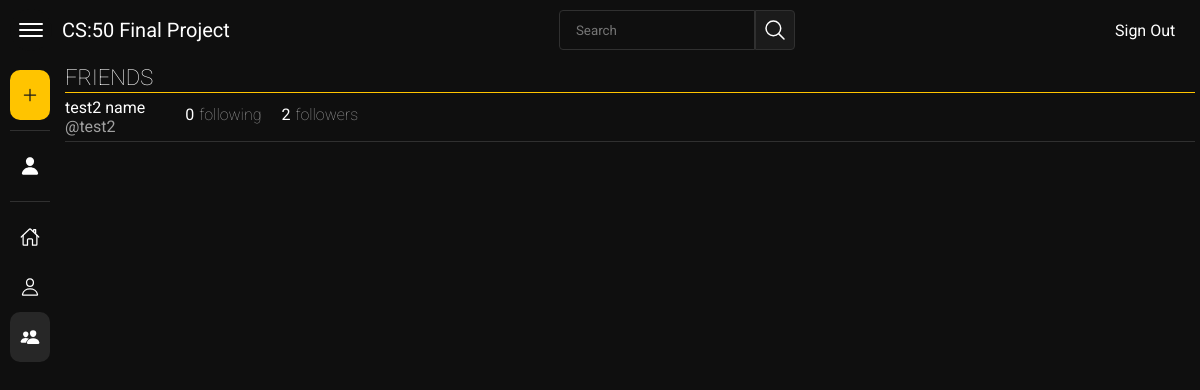
/friends (signed in), run on an earlier commit of the app's database.
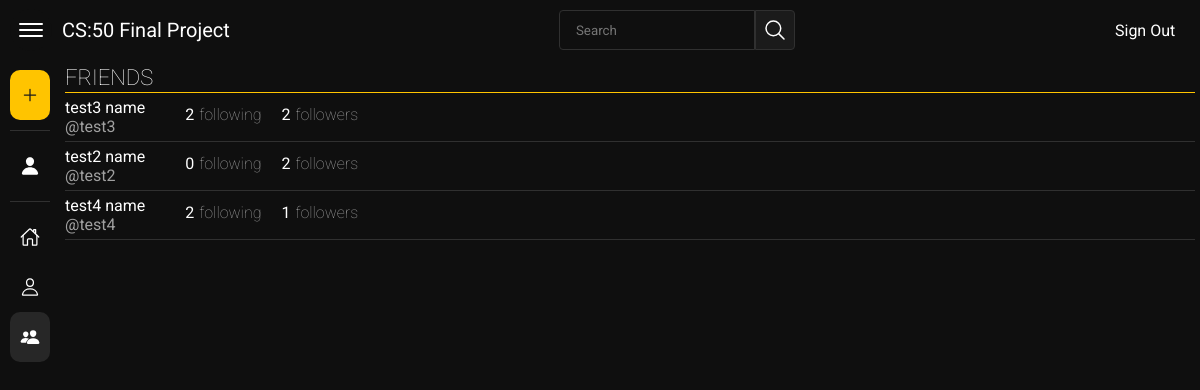
And on a later commit of the database.
### tables this page shows
CREATE TABLE "users" (
	"id"	INTEGER NOT NULL UNIQUE,
	"username"	TEXT NOT NULL UNIQUE,
	"name"	TEXT NOT NULL,
	"password_hash"	TEXT NOT NULL,
	"follower_count"	INTEGER NOT NULL DEFAULT 0,
	"following_count"	INTEGER NOT NULL DEFAULT 0,
	PRIMARY KEY("id")
);

### app.py (the view)
@app.route("/friends")
@login_required
def friends():
    friendsList = db.execute("SELECT username, name, follower_count, following_count FROM users JOIN following ON users.id=following.user_id WHERE follower_id = ?", session["user_id"])
    return render_template("friends.html", friendsActive = True, friendsList=friendsList)

### functions.py (called while the page is built)
def login_required(f):
    @wraps(f)
    def decorated_function(*args, **kwargs):
        if session.get("user_id") is None:
            return redirect("/")
        return f(*args, **kwargs)
    return decorated_function

### templates/friends.html (shortened to what this page needs)
{% extends "layout.html" %}
{% block main %}
    <div class="search-titles">
        FRIENDS
    </div>
    {% for friends in friendsList %}
        <div class="search-user-info-wrapper">
            <div class="search-user-info">
                <a class="search-user-link" href="/user/{{ friends['username'] }}">
                    <span class="search-user-name">{{ friends['name'] }}</span>
                    <span class="search-user-username">@{{ friends['username'] }}</span>
                </a>
                <div class="search-user-following-info">
                    <span class="user-follow-number">{{ friends['following_count'] }}</span>
                    <span class="user-follow">following</span>
                    <span class="user-follow-number">{{ friends['follower_count'] }}</span>
                    <span class="user-follow">followers</span>
                </div>
            </div>
        </div>
        {% endfor %}
{% endblock main %}

What changed in the data, as far as the page shows it:
now on this page (row edited): users: name "test3 name", username "test3", following_count "2", follower_count "2"
added users: name "test4 name", username "test4", following_count "2", follower_count "1"
